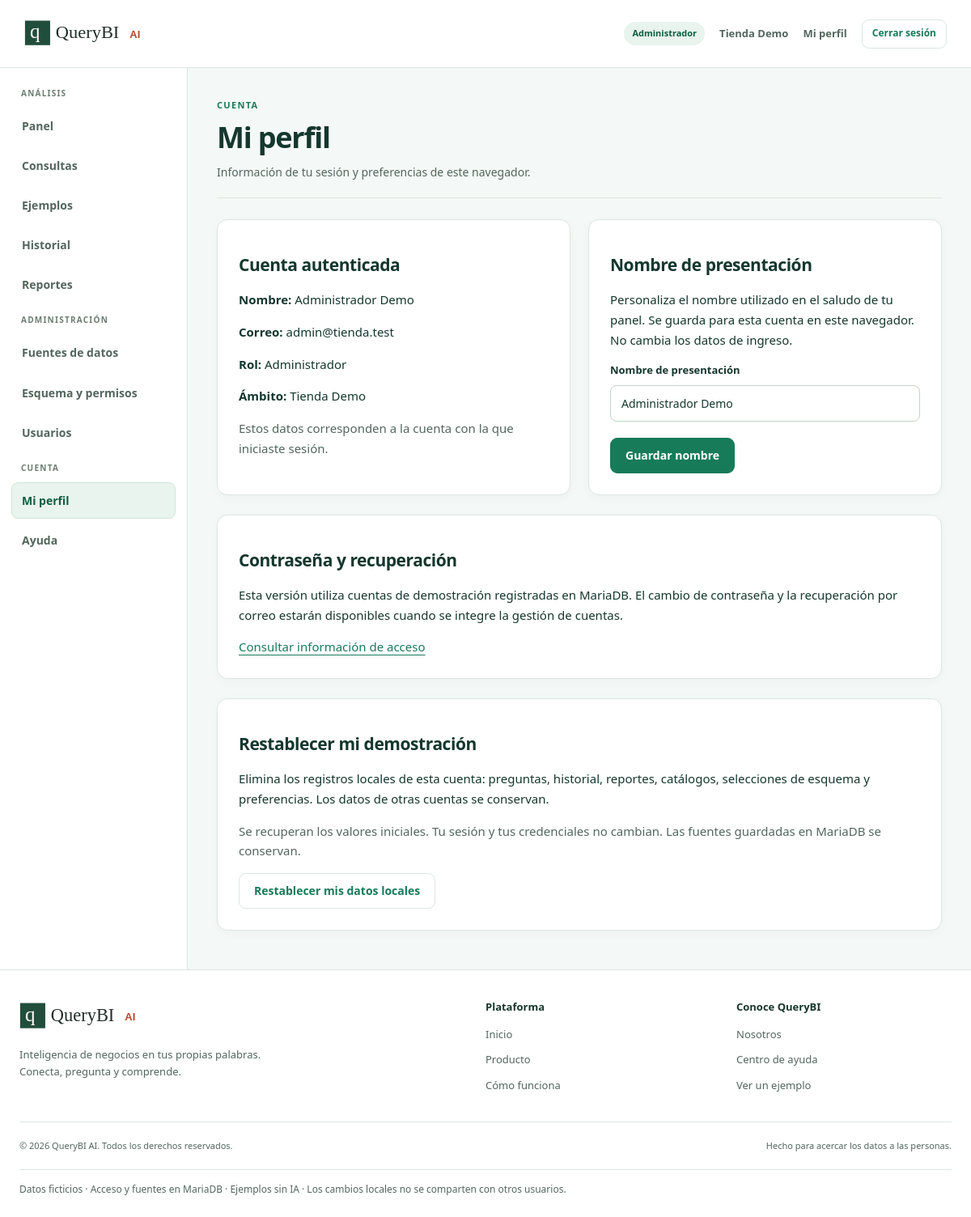
The app's page /servidor/aplicacion/perfil.php (signed in) with its own data.
### tables this page shows
CREATE TABLE usuarios (
    id INT UNSIGNED AUTO_INCREMENT PRIMARY KEY,
    empresa_id INT UNSIGNED NULL,
    nombre VARCHAR(80) NOT NULL,
    email VARCHAR(120) NOT NULL,
    password VARCHAR(255) NOT NULL COMMENT 'Hash producido por password_hash; nunca password legible',
    rol ENUM('superadministrador','administrador','usuario') NOT NULL,
    activo BOOLEAN NOT NULL DEFAULT TRUE,
    creacion DATETIME NOT NULL DEFAULT CURRENT_TIMESTAMP,
    actualizacion DATETIME NOT NULL DEFAULT CURRENT_TIMESTAMP ON UPDATE CURRENT_TIMESTAMP,
    UNIQUE KEY uq_usuarios_email (email),
    UNIQUE KEY uq_usuarios_empresa_id (empresa_id,id),
    KEY ix_usuarios_empresa_rol (empresa_id,rol,activo),
    CONSTRAINT fk_usuarios_empresa FOREIGN KEY (empresa_id) REFERENCES empresas(id),
    CONSTRAINT ck_usuarios_empresa_rol CHECK (
        (rol = 'superadministrador' AND empresa_id IS NULL) OR
        (rol IN ('administrador','usuario') AND empresa_id IS NOT NULL)
    ),
    CONSTRAINT ck_usuarios_activo CHECK (activo IN (0,1)),
    CONSTRAINT ck_usuarios_nombre CHECK (CHAR_LENGTH(TRIM(nombre)) BETWEEN 2 AND 80)
);

CREATE TABLE empresas (
    id INT UNSIGNED AUTO_INCREMENT PRIMARY KEY,
    nombre_empresa VARCHAR(80) NOT NULL,
    correo_contacto VARCHAR(120) NOT NULL,
    ruc CHAR(11) NULL,
    estado ENUM('Activo','Inactivo') NOT NULL DEFAULT 'Activo',
    creacion DATETIME NOT NULL DEFAULT CURRENT_TIMESTAMP,
    actualizacion DATETIME NOT NULL DEFAULT CURRENT_TIMESTAMP ON UPDATE CURRENT_TIMESTAMP,
    UNIQUE KEY uq_empresas_nombre (nombre_empresa),
    UNIQUE KEY uq_empresas_ruc (ruc),
    CONSTRAINT ck_empresas_nombre CHECK (CHAR_LENGTH(TRIM(nombre_empresa)) BETWEEN 2 AND 80),
     
    CONSTRAINT ck_empresas_ruc CHECK (ruc IS NULL OR ruc REGEXP '^[0-9]{11}$')
);

### servidor/compartido/sesion.php (called while the page is built, shortened)
<?php
require_once __DIR__ . '/base-datos.php';
function qbi_texto(string $texto): string
{
    return htmlspecialchars($texto, ENT_QUOTES, 'UTF-8');
}
function qbi_url(string $ruta): string
{
    $script = str_replace('\\', '/', $_SERVER['SCRIPT_NAME']);
    $base = rtrim(dirname($script, 3), '/');
    return $base . '/' . ltrim($ruta, '/');
}
function qbi_usuario(): ?array
{
    return $_SESSION['usuario'] ?? null;
}
function qbi_nombre_rol(string $rol): string
{
    return [
        'superadministrador' => 'Superadministrador',
        'administrador' => 'Administrador',
        'usuario' => 'Usuario'
    ][$rol] ?? 'Sin rol';
}
function qbi_inicio(): string
{
    return (qbi_usuario()['rol'] ?? '') === 'superadministrador'
        ? 'servidor/plataforma/panel.php' : 'servidor/aplicacion/panel.php';
}
function qbi_buscar_cuenta(string $valor, bool $porId = false): ?array
{
    $condicion = $porId ? 'u.id = :valor' : 'u.email = :valor';
    $consulta = qbi_bd()->prepare(
        'SELECT u.id, u.empresa_id, u.nombre, u.email, u.password, u.rol, u.activo,
                e.nombre_empresa, e.estado AS empresa_estado
         FROM usuarios u
         LEFT JOIN empresas e ON e.id = u.empresa_id
         WHERE ' . $condicion . ' LIMIT 1'
    );
    $consulta->execute(['valor' => $valor]);
    $cuenta = $consulta->fetch();
    return $cuenta;
}
function qbi_refrescar_usuario(): bool
{
    $usuario = qbi_usuario();
    $cuenta = qbi_buscar_cuenta((string) $usuario['id'], true);
    return true;
}
function qbi_requerir(array $roles): void
{
    static $revisado = false;
    if (!$revisado) {
        try {
            if (!qbi_refrescar_usuario()) qbi_redirigir('servidor/acceso/login.php');
        } catch (Throwable $error) {
            qbi_registrar_error_bd($error);
            qbi_pagina_error(503, 'Servicio no disponible',
                'No se pudo verificar tu cuenta. Intenta nuevamente en unos momentos.', 'cliente/index.html');
        }
    }
}

### servidor/compartido/base-datos.php (called while the page is built, shortened)
<?php
function qbi_bd(): PDO
{
    static $conexion = null;
    if ($conexion instanceof PDO) {
        return $conexion;
    }
    $ruta = __DIR__ . '/../configuracion.local.php';
    $config = require $ruta;
    $dsn = 'mysql:host=' . $config['host']
        . ';port=' . $config['puerto']
        . ';dbname=' . $config['nombre']
        . ';charset=utf8mb4';
    $conexion = new PDO(
        $dsn,
        $config['usuario'],
        $config['clave'],
        [
            PDO::ATTR_ERRMODE => PDO::ERRMODE_EXCEPTION,
            PDO::ATTR_DEFAULT_FETCH_MODE => PDO::FETCH_ASSOC,
            PDO::ATTR_EMULATE_PREPARES => false,
            PDO::ATTR_TIMEOUT => 5
        ]
    );
    return $conexion;
}

### servidor/aplicacion/perfil.php (the view, shortened to what this page needs)
<?php
require_once __DIR__ . '/../compartido/sesion.php';
qbi_requerir(['superadministrador', 'administrador', 'usuario']);
?>
<!DOCTYPE html>
<html lang="es">
<head>
    <link rel="stylesheet" href="../../cliente/assets/css/estilos.css">
    <link rel="stylesheet" href="../../cliente/assets/css/aplicacion.css">
</head>
<body>
    <?php require __DIR__ . '/../compartido/navegacion.php'; ?>
    <main id="contenido" class="contenido-app">
        <div class="cabecera-seccion">
            <div>
                <span class="rotulo">Cuenta</span>
                <h1>Mi perfil</h1>
                <p class="texto-secundario">
                    Información de tu sesión y preferencias de este navegador.
                </p>
            </div>
        </div>
        <div class="dos-columnas">
            <section class="tarjeta">
                <h2>Cuenta autenticada</h2>
                <p>
                    <strong>Nombre:</strong>
                    <?= qbi_texto($cuenta['nombre']) ?>
                </p>
                <p>
                    <strong>Correo:</strong>
                    <?= qbi_texto($cuenta['correo']) ?>
                </p>
                <p>
                    <strong>Rol:</strong>
                    <?= qbi_texto(qbi_nombre_rol($cuenta['rol'])) ?>
                </p>
                <p>
                    <strong>Ámbito:</strong>
                    <?= qbi_texto($cuenta['empresa_nombre']) ?>
                </p>
                <p class="texto-secundario">
                    Estos datos corresponden a la cuenta con la que
                    iniciaste sesión.
                </p>
            </section>
            <section class="tarjeta">
                <h2>Nombre de presentación</h2>
                <p>
                    Personaliza el nombre utilizado en el saludo de tu panel.
                    Se guarda para esta cuenta en este navegador.
                    No cambia los datos de ingreso.
                </p>
                <form id="form-perfil">
                    <div class="campo">
                        <label for="nombre">Nombre de presentación</label>
                        <input
                            id="nombre"
                            type="text"
                            required
                            minlength="2"
                            maxlength="80"
                            value="<?= qbi_texto($cuenta['nombre']) ?>"
                            disabled
                        >
                    </div>
                    <button
                        id="guardar-perfil"
                        class="boton"
                        type="submit"
                        disabled
                    >
                        Guardar nombre
                    </button>
                </form>
            </section>
        </div>
        <section class="tarjeta espacio-superior">
            <h2>Contraseña y recuperación</h2>
            <p>
                Esta versión utiliza cuentas de demostración registradas en MariaDB.
                El cambio de contraseña y la recuperación por correo
                estarán disponibles cuando se integre la gestión de cuentas.
            </p>
            <a href="../../cliente/paginas/recuperar-contrasena.html">
                Consultar información de acceso
            </a>
        </section>
        <section class="tarjeta espacio-superior">
            <h2>Restablecer mi demostración</h2>
            <p>
                Elimina los registros locales de esta cuenta:
                preguntas, historial, reportes, catálogos,
                selecciones de esquema y preferencias.
                Los datos de otras cuentas se conservan.
            </p>
            <p class="texto-secundario">
                Se recuperan los valores iniciales.
                Tu sesión y tus credenciales no cambian.
                Las fuentes guardadas en MariaDB se conservan.
            </p>
            <button
                id="restablecer"
                class="boton boton-secundario"
                type="button"
                disabled
            >
                Restablecer mis datos locales
            </button>
        </section>
    </main>
    </div>
    <footer class="pie">
        <?php require dirname(__DIR__) . '/compartido/pie-marca.php'; ?>
    <small>Datos ficticios · Acceso y fuentes en MariaDB · Ejemplos sin IA · Los cambios locales no se comparten con otros usuarios.</small>
</footer>
</body>
</html>

### servidor/compartido/navegacion.php (shortened to what this page needs)
<?php
$cuenta = qbi_usuario();
$grupos = [];
if ($cuenta['rol'] === 'superadministrador') {
    $grupos['Plataforma'] = [
        ['servidor/plataforma/panel.php', 'Panel general'],
        ['servidor/plataforma/empresas.php', 'Empresas'],
        ['servidor/plataforma/administradores.php', 'Administradores']
    ];
} else {
    $grupos['Análisis'] = [
        ['servidor/aplicacion/panel.php', 'Panel'],
        ['servidor/aplicacion/consultas.php', 'Consultas'],
        ['servidor/aplicacion/ejemplos.php', 'Ejemplos'],
        ['servidor/aplicacion/historial.php', 'Historial'],
        ['servidor/aplicacion/reportes.php', 'Reportes']
    ];
}
if ($cuenta['rol'] === 'administrador') {
    $grupos['Administración'] = [
        ['servidor/administracion/fuentes.php', 'Fuentes de datos'],
        ['servidor/administracion/esquema.php', 'Esquema y permisos'],
        ['servidor/administracion/usuarios.php', 'Usuarios']
    ];
}
$grupos['Cuenta'] = [
    ['servidor/aplicacion/perfil.php', 'Mi perfil'],
    ['cliente/paginas/ayuda.html', 'Ayuda']
];
?>
<header class="encabezado-app">
    <a href="<?= qbi_texto(qbi_url(qbi_inicio())) ?>">
        <img
            class="logo"
            src="<?= qbi_texto(qbi_url('cliente/assets/imagenes/logo.svg')) ?>"
            alt="QueryBI AI"
            width="155"
            height="40"
        >
    </a>
    <nav class="enlaces-cuenta" aria-label="Cuenta">
        <span class="etiqueta">
            <?= qbi_texto(qbi_nombre_rol($cuenta['rol'])) ?>
        </span>
        <a
            href="<?= qbi_texto(qbi_url(qbi_inicio())) ?>"
            title="Ir al panel"
        >
            <?= qbi_texto($cuenta['empresa_nombre']) ?>
        </a>
        <a href="<?= qbi_texto(qbi_url('servidor/aplicacion/perfil.php')) ?>">
            Mi perfil
        </a>
        <form
            action="<?= qbi_texto(qbi_url('servidor/acceso/salir.php')) ?>"
            method="post"
        >
            <button
                class="boton boton-secundario boton-pequeno"
                type="submit"
            >
                Cerrar sesión
            </button>
        </form>
    </nav>
</header>
<div class="estructura-app">
    <nav class="menu-lateral" aria-label="Menú de la aplicación">
        <?php foreach ($grupos as $titulo => $enlaces): ?>
            <h2><?= qbi_texto($titulo) ?></h2>
            <div class="grupo-menu">
                <?php foreach ($enlaces as [$ruta, $nombre]): ?>
                    <a
                        href="<?= qbi_texto(qbi_url($ruta)) ?>"
                        <?= $_SERVER['SCRIPT_NAME'] === qbi_url($ruta)
                            ? 'aria-current="page"'
                            : '' ?>
                    >
                        <?= qbi_texto($nombre) ?>
                    </a>
                <?php endforeach; ?>
            </div>
        <?php endforeach; ?>
    </nav>

### cliente/assets/css/estilos.css (style rules this page uses)
:root { --fondo: #f4f8f6; --papel: #ffffff; --tinta: #15372d; --verde: #177b59; --verde-claro: #e8f4ed; --naranja: #a95616; --borde: #dce7e0; --gris: #53665e; }
* { box-sizing: border-box; }
body { display: flex; flex-direction: column; min-height: 100vh; margin: 0; background: var(--fondo); color: var(--tinta); font: 15px/1.65 system-ui, -apple-system, BlinkMacSystemFont, "Segoe UI", sans-serif; -webkit-font-smoothing: antialiased; }
h1, h2, h3 { line-height: 1.2; font-weight: 650; }
h1 { font-family: inherit; font-size: clamp(29px, 3vw, 38px); letter-spacing: -1.2px; }
h2 { font-size: 21px; letter-spacing: -.45px; }
a { color: var(--verde); text-underline-offset: 4px; }
button, input, select, textarea { font: inherit; }
button, summary { cursor: pointer; }
img { max-width: 100%; }
.logo { display: block; width: 164px; height: auto; }
.boton { display: inline-flex; align-items: center; justify-content: center; gap: 9px; min-height: 44px; padding: 10px 18px; border: 1px solid var(--verde); border-radius: 9px; background: var(--verde); color: white; font-size: 14px; font-weight: 650; line-height: 1.4; text-align: center; text-decoration: none; transition: background .18s, border-color .18s; }
.boton-secundario { background: var(--papel); border-color: var(--borde); color: var(--verde); }
.boton-pequeno { min-height: 36px; padding: 7px 12px; font-size: 12px; }
.tarjeta { min-width: 0; padding: 26px; border: 1px solid var(--borde); border-radius: 13px; background: var(--papel); box-shadow: 0 3px 14px rgb(21 55 45 / 3%); }
.dos-columnas, .tres-columnas { display: grid; gap: 22px; }
.dos-columnas { grid-template-columns: repeat(2, minmax(0, 1fr)); }
.texto-secundario { color: var(--gris); }
.etiqueta { display: inline-flex; align-items: center; padding: 5px 10px; border-radius: 20px; background: var(--verde-claro); color: #105d43; font-size: 11px; font-weight: 650; }
.campo { margin-bottom: 20px; }
.campo label { display: block; margin-bottom: 7px; font-size: 13px; font-weight: 650; }
.campo input:not([type="checkbox"]):not([type="radio"]), .campo select, .campo textarea { width: 100%; padding: 11px 13px; border: 1px solid #c2d3c8; border-radius: 8px; background: var(--papel); color: var(--tinta); font-size: 14px; line-height: 1.5; }
.campo input::placeholder, .campo textarea::placeholder { color: #718177; opacity: 1; }
.espacio-superior { margin-top: 24px; }
.rotulo { font-family: inherit; color: var(--verde); font-size: 11px; font-weight: 750; letter-spacing: 1.3px; text-transform: uppercase; }
.pie { margin-top: auto; padding: 38px 24px 24px; border-top: 1px solid var(--borde); background: var(--papel); color: var(--gris); font-size: 13px; }
.pie > small { display: block; max-width: 1160px; margin: 16px auto 0; padding-top: 14px; border-top: 1px solid var(--borde); color: var(--gris); font-size: 12px; line-height: 1.65; }

### records on screen
usuarios: rol "Administrador", empresa.nombre_empresa "Tienda Demo", nombre "Administrador Demo", email "admin@tienda.test"

### other values on screen
qbi_texto($titulo) "ANÁLISIS"
qbi_texto($nombre) "Panel"
qbi_texto($nombre) "Consultas"
qbi_texto($nombre) "Ejemplos"
qbi_texto($nombre) "Historial"
qbi_texto($nombre) "Reportes"
qbi_texto($titulo) "ADMINISTRACIÓN"
qbi_texto($nombre) "Fuentes de datos"
qbi_texto($nombre) "Esquema y permisos"
qbi_texto($nombre) "Usuarios"
qbi_texto($titulo) "CUENTA"
qbi_texto($nombre) "Mi perfil"
qbi_texto($nombre) "Ayuda"
